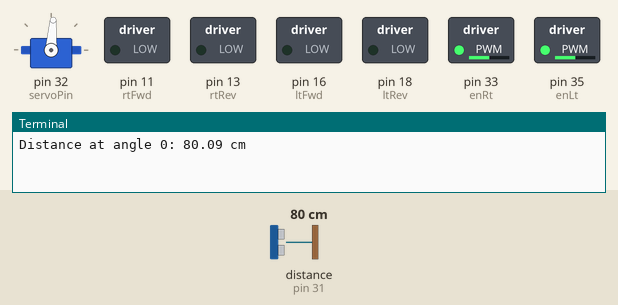
This program was run on a simulated Raspberry Pi (header pin numbers). Parts: servo, switched loads named in the program (green lamp = pin HIGH), the last lines printed to the terminal. The test bench sets the inputs (shaded band); at power-on: distance to the obstacle (sensor on pin 31) 80 cm. The echo pulse lasts 58.3 µs per cm; servo angles are drawn from the pulse width (0.5 ms = 0°, 2.5 ms = 180°); the clock reads 2024-03-15 10:24:30 at power-on unless the program sets it; pins used as bus, display or sensor lines are not drawn.

Above: at 2.2 s.
2.3 s: distance to the obstacle (sensor on pin 31) set to 22 cm
At 3.4 s:
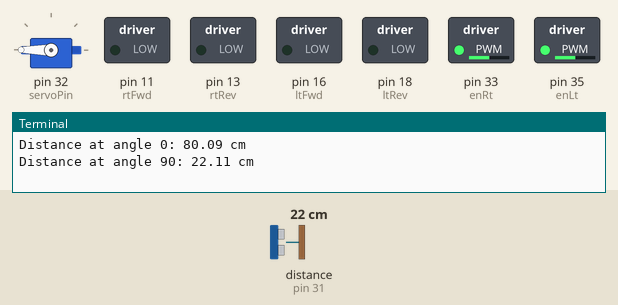
7.0 s: distance to the obstacle (sensor on pin 31) set to 17 cm
At 11.4 s:
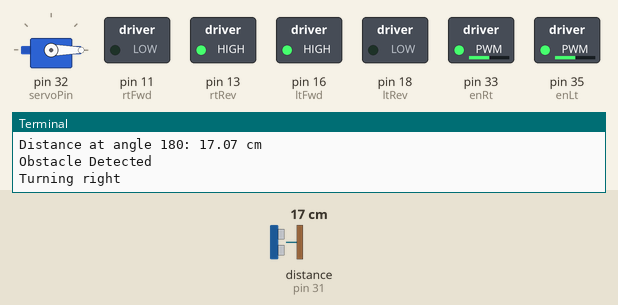
11.7 s: distance to the obstacle (sensor on pin 31) set to 35 cm
At 15.3 s:
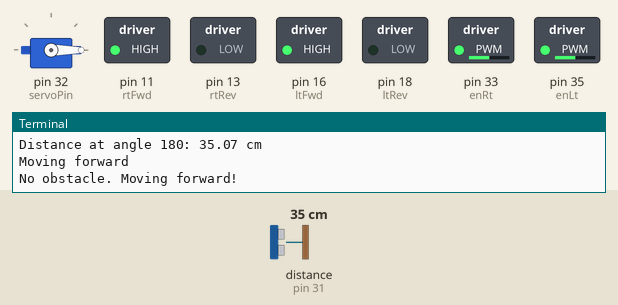
Timing chart, 0 to 21.1 s (numbered marks = the images above; inputs shaded):
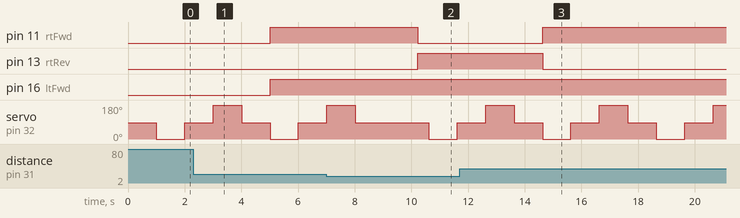

Measured:
- the behaviour switches between 20 and 19 cm on distance to the obstacle (sensor on pin 31) (found by bisection; images 1 and 2)
- after the input at 7.0 s, pin 11 (rtFwd): HIGH → LOW after 3.2 s; pin 13 (rtRev): LOW → HIGH after 3.2 s
- after the input at 11.7 s, pin 11 (rtFwd): LOW → HIGH after 2.9 s; pin 13 (rtRev): HIGH → LOW after 2.9 s

The program:

obstacleAvoidance.py
```python
import RPi.GPIO as GPIO
import time

#motors
enRt=33 #enA
enLt=35 #enB
rtFwd=11 #in1
rtRev=13 #in2
ltFwd=16 #in3
ltRev=18 #in4

#ultrasonic sensor
trig=29
echo=31
safeDis=20
disAtScan = [0, 0, 0]
angles = [0,90,180]

#servo
servoPin=32
duty=90

GPIO.setmode(GPIO.BOARD)
GPIO.setwarnings(False)
GPIO.setup(rtFwd, GPIO.OUT) #in1 forwardpin
GPIO.setup(rtRev, GPIO.OUT) #in2
GPIO.setup(ltRev, GPIO.OUT) #in3
GPIO.setup(ltFwd, GPIO.OUT) #in4 forwardpin
GPIO.setup(enRt, GPIO.OUT) #ENABLE for right motor
GPIO.setup(enLt, GPIO.OUT) #ENABLE for left motor
speedEnRt = GPIO.PWM(enRt, 1000)
speedEnLt = GPIO.PWM(enLt, 1000)

#ultrasonic sensor
GPIO.setup(trig, GPIO.OUT)
GPIO.setup(echo, GPIO.IN)

#servo motor
GPIO.setup(servoPin, GPIO.OUT)
servo=GPIO.PWM(servoPin, 48) #50 is 50Hz pulse
servo.start(0)

def getDistance():
	GPIO.output(trig, False)
	time.sleep(0.000002)
	GPIO.output(trig, True)
	time.sleep(0.00001)
	GPIO.output(trig, False)
	while GPIO.input(echo)==0:
		echoStartTime=time.time()

	while GPIO.input(echo)==1:
		echoStopTime=time.time()
	timeElapsed=echoStopTime-echoStartTime
	distance=timeElapsed * 17150
	return distance

def setServoAngle(angle):
    duty=angle / 18 + 2
    GPIO.output(servoPin, True)
    servo.ChangeDutyCycle(duty)
    time.sleep(1)
    GPIO.output(servoPin, False)
    servo.ChangeDutyCycle(0)

def rotateServo():
    for i in range(3):
        setServoAngle(angles[i])
        servoDistance=getDistance()
        disAtScan[i]=servoDistance
        print(f"Distance at angle {angles[i]}: {round(servoDistance, 2)} cm ")

#start PWM
speedEnRt.start(50)
speedEnLt.start(50)

setServoAngle(90)

#Forward Motion
def forward():
	GPIO.output(rtFwd, GPIO.HIGH)
	GPIO.output(rtRev, GPIO.LOW)
	GPIO.output(ltFwd, GPIO.HIGH)
	GPIO.output(ltRev, GPIO.LOW)
	print("Moving forward")

#Backward Motion
def reverse():
	GPIO.output(rtFwd, GPIO.LOW)
	GPIO.output(rtRev, GPIO.HIGH)
	GPIO.output(ltFwd, GPIO.LOW)
	GPIO.output(ltRev, GPIO.HIGH)

#Right Turn
def right():
	GPIO.output(rtFwd, GPIO.LOW)
	GPIO.output(rtRev, GPIO.HIGH)
	GPIO.output(ltFwd, GPIO.HIGH)
	GPIO.output(ltRev, GPIO.LOW)

#Left Turn
def left():
	GPIO.output(rtFwd, GPIO.HIGH)
	GPIO.output(rtRev, GPIO.LOW)
	GPIO.output(ltFwd, GPIO.LOW)
	GPIO.output(ltRev, GPIO.HIGH)

#Stop Motors
def stop():
	GPIO.output(rtFwd, GPIO.LOW)
	GPIO.output(rtRev, GPIO.LOW)
	GPIO.output(ltFwd, GPIO.LOW)
	GPIO.output(ltRev, GPIO.LOW)

while True:
    rotateServo()
    frontDis=disAtScan[1]
    rightDis=disAtScan[0]
    leftDis=disAtScan[2]
    setServoAngle(90)
    if(frontDis < 20):
        print("Obstacle Detected")
        setServoAngle(90)
        time.sleep(0.2)
        if (rightDis > safeDis and rightDis > leftDis):
            right()
            print("Turning right")
            time.sleep(0.4)
        elif(leftDis > safeDis and leftDis > rightDis):
            left()
            print("Turning left")
            time.sleep(0.4)
        elif(leftDis > safeDis and rightDis > safeDis):
            if(leftDis > rightDis):
                left()
                time.sleep(0.4)
            else:
                right()
                time.sleep(0.4)
    else:
        forward()
        print("No obstacle. Moving forward!")

GPIO.cleanup()
```
